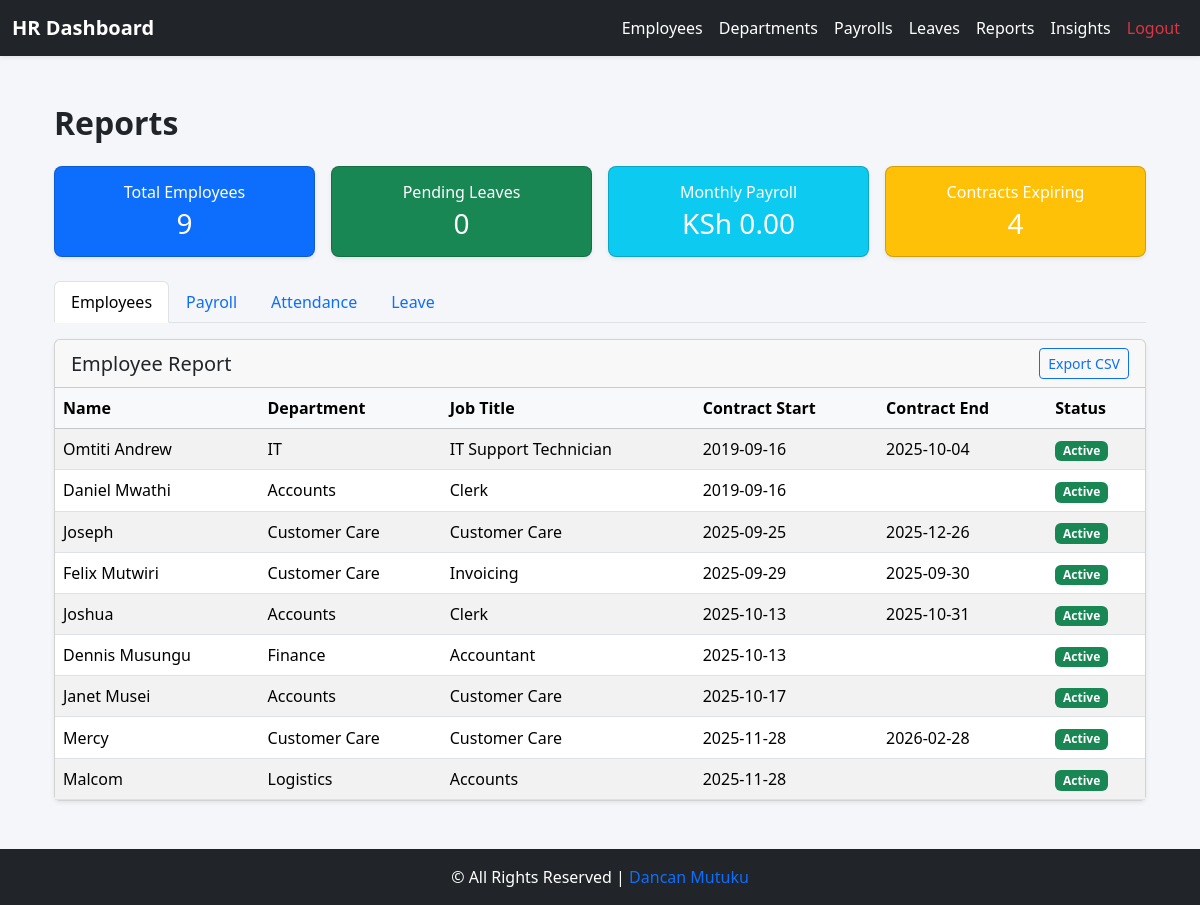
The app's page /employee/hr/reports/employees/ (signed in), older data.
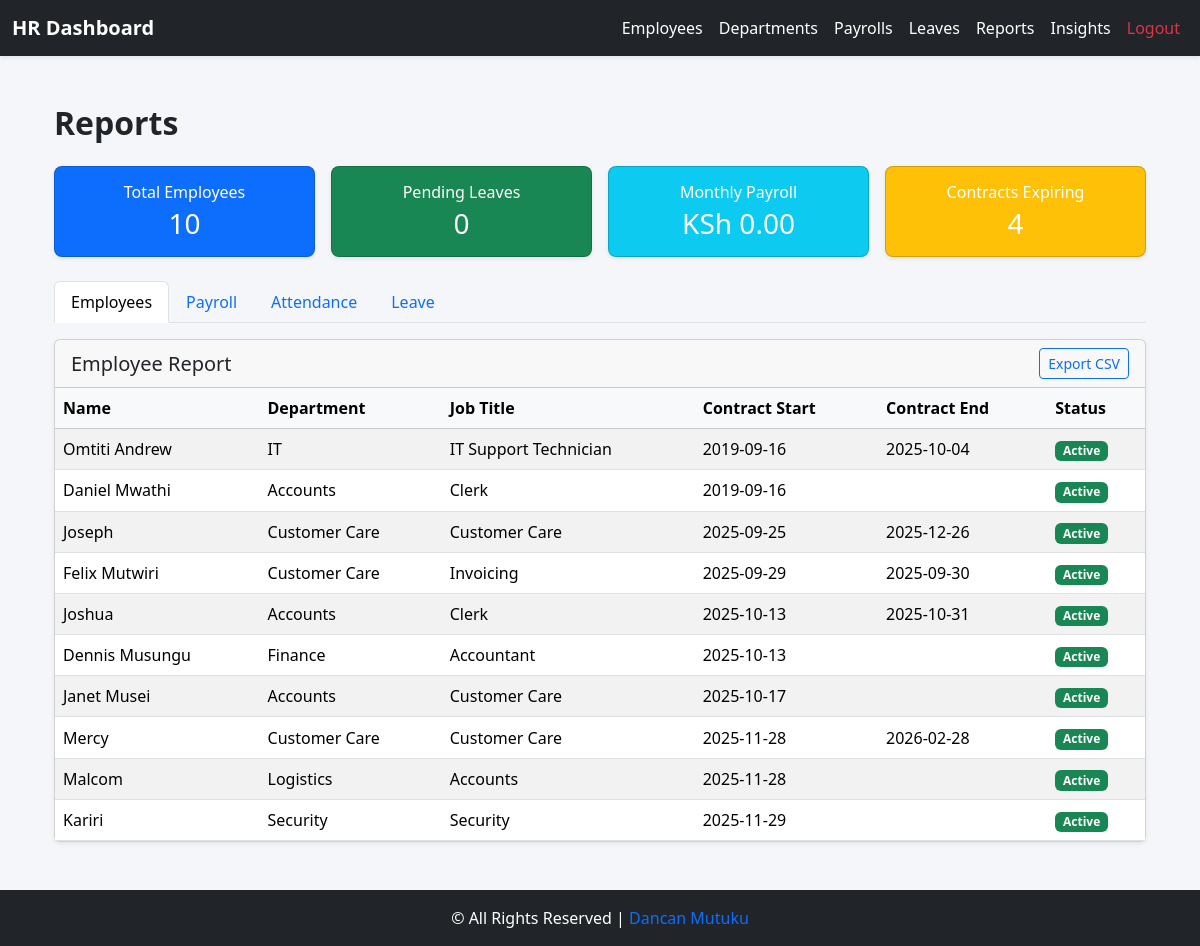
The same page, newer data.
### core/models.py (models this page shows, shortened)
class Employee(models.Model):
    GENDER_CHOICES = (
        ("M", "Male"),
        ("F", "Female"),
    )
    user = models.OneToOneField(User, on_delete=models.CASCADE, related_name='employee_profile')
    employee_id = models.CharField(max_length=20, unique=True, blank=True, null=True)
    contact = models.CharField(max_length=20, blank=True)
    dob = models.DateField(null=True, blank=True)
    gender = models.CharField(max_length=1, choices=GENDER_CHOICES, blank=True)
    address = models.TextField(blank=True)
    job_title = models.CharField(max_length=100, blank=True)
    department = models.ForeignKey('Department', on_delete=models.SET_NULL, null=True, blank=True)
    hire_date = models.DateField(null=True, blank=True)
    is_active_employee = models.BooleanField(default=True)
    salary = models.DecimalField(
        max_digits=10, decimal_places=2, default=0, validators=[MinValueValidator(0)]
    )
    profile_picture = models.ImageField(upload_to="profiles/", blank=True, null=True)
    emergency_contact_name = models.CharField(max_length=100, blank=True, null=True)
    emergency_contact_phone = models.CharField(max_length=20, blank=True, null=True)
    annual_leave_balance = models.PositiveIntegerField(default=20)
    sick_leave_balance = models.PositiveIntegerField(default=10)
    contract_start = models.DateField(null=True, blank=True)
    contract_end = models.DateField(null=True, blank=True)
    @property
    def full_name(self):
        if self.user:
            return self.user.get_full_name() or self.user.username
        return "-"

class Department(models.Model):
    name = models.CharField(max_length=100)
    description = models.TextField(blank=True)

### core/views.py (the view)
# urls.py: path("hr/reports/employees/", views.employee_report, name="employee_report"),
@login_required
@group_required('HR')
def employee_report(request):
    total_employees = Employee.objects.count()
    pending_leaves = LeaveRequest.objects.filter(status="Pending").count()
    monthly_payroll = Payroll.objects.filter(
        period_start__month=timezone.now().month,
        period_start__year=timezone.now().year
    ).aggregate(total=models.Sum('net_pay'))['total'] or 0
    expiring_contracts = Employee.objects.filter(
        contract_end__lte=timezone.now() + timedelta(days=30)
    ).count()
    employees = Employee.objects.select_related("user", "department")
    payrolls = Payroll.objects.select_related("employee", "employee__user").order_by("-period_start")
    attendance = Attendance.objects.select_related("employee", "employee__user").order_by("-date")[:50]
    leaves = LeaveRequest.objects.select_related("employee", "employee__user").order_by("-start_date")
    context = {
        "total_employees": total_employees,
        "pending_leaves": pending_leaves,
        "monthly_payroll": monthly_payroll,
        "expiring_contracts": expiring_contracts,
        "employees": employees,
        "payrolls": payrolls,
        "attendance": attendance,
        "leaves": leaves,
    }
    return render(request, "reports/employee_report.html", context)

### core/templates/reports/employee_report.html (shortened to what the changed rows need)
{% extends "base_hr.html" %}
{% load static %}
{% block content %}
<div class="container mt-4">
    <h2 class="mb-4 fw-bold">Reports</h2>
    <div class="row g-3 mb-4">
        <div class="col-6 col-md-3">
            <div class="card text-white bg-primary shadow-sm rounded-3">
                <div class="card-body text-center">
                    <h6 class="card-title mb-1">Total Employees</h6>
                    <h3 class="mb-0">{{ total_employees }}</h3>
                </div>
            </div>
        </div>
    </div>
    <div class="tab-content" id="reportTabsContent">
        <div class="tab-pane fade show active" id="employee" role="tabpanel">
            <div class="card shadow-sm mb-4">
                <div class="card-body p-0">
                    <div class="table-responsive">
                        <table class="table table-striped table-hover mb-0 align-middle">
                            <thead class="table-light">
                                <tr>
                                    <th>Name</th>
                                    <th class="d-none d-md-table-cell">Department</th>
                                    <th class="d-none d-md-table-cell">Job Title</th>
                                    <th class="d-none d-lg-table-cell">Contract Start</th>
                                    <th class="d-none d-lg-table-cell">Contract End</th>
                                    <th>Status</th>
                                </tr>
                            </thead>
                            <tbody>
                                {% for emp in employees %}
                                <tr>
                                    <td>{{ emp.full_name }}</td>
                                    <td class="d-none d-md-table-cell">{{ emp.department.name|default:"-" }}</td>
                                    <td class="d-none d-md-table-cell">{{ emp.job_title|default:"-" }}</td>
                                    <td class="d-none d-lg-table-cell">{{ emp.hire_date|date:"Y-m-d" }}</td>
                                    <td class="d-none d-lg-table-cell">{{ emp.contract_end|date:"Y-m-d" }}</td>
                                    <td>
                                        {% if emp.is_active_employee %}
                                            <span class="badge bg-success">Active</span>
                                        {% else %}
                                            <span class="badge bg-danger">Inactive</span>
                                        {% endif %}
                                    </td>
                                </tr>
                                {% empty %}
                                <tr>
                                    <td colspan="6" class="text-center text-muted">No employee data available</td>
                                </tr>
                                {% endfor %}
                            </tbody>
                        </table>
                    </div>
                </div>
            </div>
        </div>
    </div>
</div>
{% endblock %}

Row changes from the older to the newer data that the page shows:
added Employee: full_name "Kariri", department.name "Security", job_title "Security", hire_date "2025-11-29", is_active_employee "Active"
Text that changed along with them:
{{ total_employees }}: "9" → "10"
